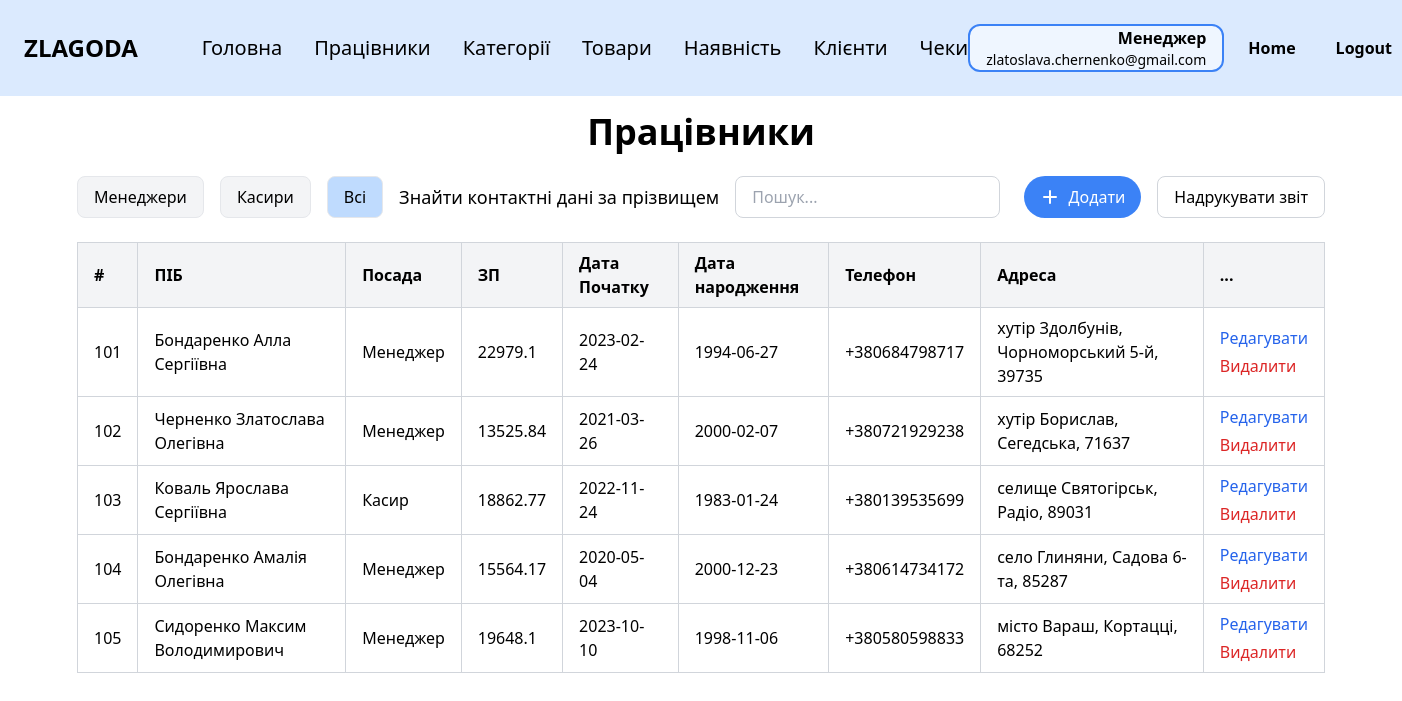
The app's page /employees (signed in) with its own data.
### zlg_website/models.py (models this page shows)
class Employee(db.Model, UserMixin):
    __tablename__ = 'employee'
    id = db.Column(db.Integer, primary_key=True)
    last_name = db.Column(db.String(100))
    first_name = db.Column(db.String(100))
    middle_name = db.Column(db.String(100))
    position = db.Column(db.String(100))
    salary = db.Column(db.Float)
    start_date = db.Column(db.Date)
    birth_date = db.Column(db.Date)
    phone = db.Column(db.String(20))
    city = db.Column(db.String(100))
    street = db.Column(db.String(100))
    postal_code = db.Column(db.String(10))
    password = db.Column(db.String(10000))
    email = db.Column(db.String(100), unique=True)
    @property
    def full_name(self):
        return f"{self.last_name} {self.first_name} {self.middle_name}"
    @property
    def address(self):
        return f"{self.city}, {self.street}, {self.postal_code}"

### zlg_website/views.py (the view)
@views.route('/employees')
@login_required
def employees():
    if current_user.position != 'Менеджер':
        abort(403)
    role_filter = request.args.get('position')  # 'Касир' або 'Менеджер'
    if role_filter:
        all_employees = Employee.query.filter_by(position=role_filter).order_by(Employee.id).all()
    else:
        all_employees = Employee.query.order_by(Employee.id).all()
    return render_template("employees.html", user=current_user, employees=all_employees, current_filter=role_filter)

### zlg_website/__init__.py (called while the page is built)
def create_app():
    app = Flask(__name__)
    app.config['SECRET_KEY'] = 'zlagoda'
    app.config['SQLALCHEMY_DATABASE_URI'] = f'sqlite:///{os.path.join(app.instance_path, DB_NAME)}'
    db.init_app(app)
    from .views import views
    from .auth import auth
    app.register_blueprint(views, url_prefix='/')
    app.register_blueprint(auth, url_prefix='/')
    from .models import Employee
    create_database(app)
    login_manager = LoginManager()
    login_manager.login_view = 'auth.login'
    login_manager.init_app(app)
    @login_manager.user_loader
    def load_user(id):
        return Employee.query.get(int(id))
    return app

### zlg_website/templates/employees.html (shortened to what this page needs)
{% extends "base.html" %}
{% block content %}
<div class="py-4">
    <h1 class="text-4xl font-bold mb-6 text-center">Працівники</h1>
    <div class="flex justify-between items-center mb-6">
        <div class="flex items-center">
            <div class="flex space-x-4 items-center">
                <a href="{{ url_for('views.employees', position='Менеджер') }}">
                    <button class="px-4 py-2 border rounded-lg bg-gray-100 hover:bg-gray-200 {% if current_filter == 'Менеджер' %}bg-blue-200{% endif %}">
                        Менеджери
                    </button>
                </a>
                <a href="{{ url_for('views.employees', position='Касир') }}">
                    <button class="px-4 py-2 border rounded-lg bg-gray-100 hover:bg-gray-200 {% if current_filter == 'Касир' %}bg-blue-200{% endif %}">
                        Касири
                    </button>
                </a>
                <a href="{{ url_for('views.employees') }}">
                    <button class="px-4 py-2 border rounded-lg bg-gray-100 hover:bg-gray-200 {% if not current_filter %}bg-blue-200{% endif %}">
                        Всі
                    </button>
                </a>
            </div>
            <p class="mr-4 ml-4 text-lg">Знайти контактні дані за прізвищем</p>
            <input
                    type="text"
                    placeholder="Пошук..."
                    class="px-4 py-2 border border-gray-300 rounded-lg focus:outline-none focus:ring-2 focus:ring-blue-500"
            >
        </div>
        <div class="flex space-x-4">
            <button class="flex items-center px-4 py-2 bg-blue-500 text-white rounded-full hover:bg-blue-600">
                <svg xmlns="http://www.w3.org/2000/svg" class="h-5 w-5 mr-2" viewBox="0 0 20 20" fill="currentColor">
                    <path fill-rule="evenodd"
                          d="M10 3a1 1 0 011 1v5h5a1 1 0 110 2h-5v5a1 1 0 11-2 0v-5H4a1 1 0 110-2h5V4a1 1 0 011-1z"
                          clip-rule="evenodd"/>
                </svg>
                Додати
            </button>
            <button class="px-4 py-2 border border-gray-300 rounded-lg hover:bg-gray-100">
                Надрукувати звіт
            </button>
        </div>
    </div>
    <div class="overflow-x-auto">
        <table class="min-w-full border-collapse border border-gray-300">
            <thead>
            <tr class="bg-gray-100">
                <th class="border border-gray-300 px-4 py-2 text-left">#</th>
                <th class="border border-gray-300 px-4 py-2 text-left">ПІБ</th>
                <th class="border border-gray-300 px-4 py-2 text-left">Посада</th>
                <th class="border border-gray-300 px-4 py-2 text-left">ЗП</th>
                <th class="border border-gray-300 px-4 py-2 text-left">Дата Початку</th>
                <th class="border border-gray-300 px-4 py-2 text-left">Дата народження</th>
                <th class="border border-gray-300 px-4 py-2 text-left">Телефон</th>
                <th class="border border-gray-300 px-4 py-2 text-left">Адреса</th>
                <th class="border border-gray-300 px-4 py-2 text-left">...</th>
            </tr>
            </thead>
            <tbody>
            {% if employees %}
            {% for employee in employees %}
            <tr>
                <td class="border border-gray-300 px-4 py-2">{{ employee.id }}</td>
                <td class="border border-gray-300 px-4 py-2">{{ employee.full_name }}</td>
                <td class="border border-gray-300 px-4 py-2">{{ employee.position }}</td>
                <td class="border border-gray-300 px-4 py-2">{{ employee.salary }}</td>
                <td class="border border-gray-300 px-4 py-2">{{ employee.start_date }}</td>
                <td class="border border-gray-300 px-4 py-2">{{ employee.birth_date }}</td>
                <td class="border border-gray-300 px-4 py-2">{{ employee.phone }}</td>
                <td class="border border-gray-300 px-4 py-2">{{ employee.address }}</td>
                <td class="border border-gray-300 px-4 py-2">
                    <div class="flex flex-col space-y-1">
                        <a href="/employees/edit/{{ employee.id }}" class="text-blue-600 hover:underline">Редагувати</a>
                        <a href="/employees/delete/{{ employee.id }}" class="text-red-600 hover:underline">Видалити</a>
                    </div>
                </td>
            </tr>
            {% endfor %}
            {% endif %}
            </tbody>
        </table>
    </div>
</div>
{% endblock %}

### zlg_website/templates/base.html (shortened to what this page needs)
<!DOCTYPE html>
<html lang="en">
<head>
    <link rel="stylesheet" href="https://cdn.jsdelivr.net/npm/tailwindcss@2.2.19/dist/tailwind.min.css">
</head>
<body class="bg-white text-black">
<nav class="bg-blue-100 p-6">
    <div class="flex items-center justify-between">
        <div class="text-black text-2xl font-black mr-16">ZLAGODA</div>
        {% if user.is_authenticated %}
        <div class="flex gap-8 max-md:gap-5 max-sm:hidden">
            <a href="/" class="text-xl cursor-pointer max-md:text-base">Головна</a>
            {% if user.position == 'Менеджер' %}
            <a href="/employees" class="text-xl cursor-pointer max-md:text-base">Працівники</a>
            <a href="/categories" class="text-xl cursor-pointer max-md:text-base">Категорії</a>
            <a href="/products" class="text-xl cursor-pointer max-md:text-base">Товари</a>
            <a href="/stock" class="text-xl cursor-pointer max-md:text-base">Наявність</a>
            <a href="/clients" class="text-xl cursor-pointer max-md:text-base">Клієнти</a>
            <a href="/receipts" class="text-xl cursor-pointer max-md:text-base">Чеки</a>
            {% elif user.position == 'Касир' %}
            <a href="/clients" class="text-xl cursor-pointer max-md:text-base">Клієнти</a>
            <a href="/receipts" class="text-xl cursor-pointer max-md:text-base">Чеки</a>
            {% endif %}
        </div>
        {% endif %}
        {% if user.is_authenticated %}
        <div class="flex items-center gap-6">
            <div class="px-4 border-2 border-blue-500 rounded-xl bg-blue-50 text-right">
                <p class="text-base font-semibold">
                    {% if user.position == 'Касир' %}
                    Касир
                    {% elif user.position == 'Менеджер' %}
                    Менеджер
                    {% else %}
                    {{ user.position }}
                    {% endif %}
                </p>
                <p class="text-sm">{{ user.email }}</p>
            </div>
            <a href="/welcome" class="text-black font-bold mr-4">Home</a>
            <a href="/logout" class="text-black font-bold">Logout</a>
        </div>
        {% else %}
        <a href="/login" class="text-black font-bold">Login</a>
        {% endif %}
    </div>
</nav>
<div class="container mx-auto px-4">
    {% block content %}{% endblock %}
</div>
</body>
</html>

### records on screen
Employee: email "zlatoslava.chernenko@gmail.com", id "102", full_name "Черненко Златослава Олегівна", position "Менеджер", salary "13525.84", start_date "2021-03-26", birth_date "2000-02-07", phone "+380721929238", address "хутір Борислав, Сегедська, 71637"
Employee: id "101", full_name "Бондаренко Алла Сергіївна", position "Менеджер", salary "22979.1", start_date "2023-02-24", birth_date "1994-06-27", phone "+380684798717", address "хутір Здолбунів, Чорноморський 5-й, 39735"
Employee: id "103", full_name "Коваль Ярослава Сергіївна", position "Касир", salary "18862.77", start_date "2022-11-24", birth_date "1983-01-24", phone "+380139535699", address "селище Святогірськ, Радіо, 89031"
Employee: id "104", full_name "Бондаренко Амалія Олегівна", position "Менеджер", salary "15564.17", start_date "2020-05-04", birth_date "2000-12-23", phone "+380614734172", address "село Глиняни, Садова 6-та, 85287"
Employee: id "105", full_name "Сидоренко Максим Володимирович", position "Менеджер", salary "19648.1", start_date "2023-10-10", birth_date "1998-11-06", phone "+380580598833", address "місто Вараш, Кортацці, 68252"
